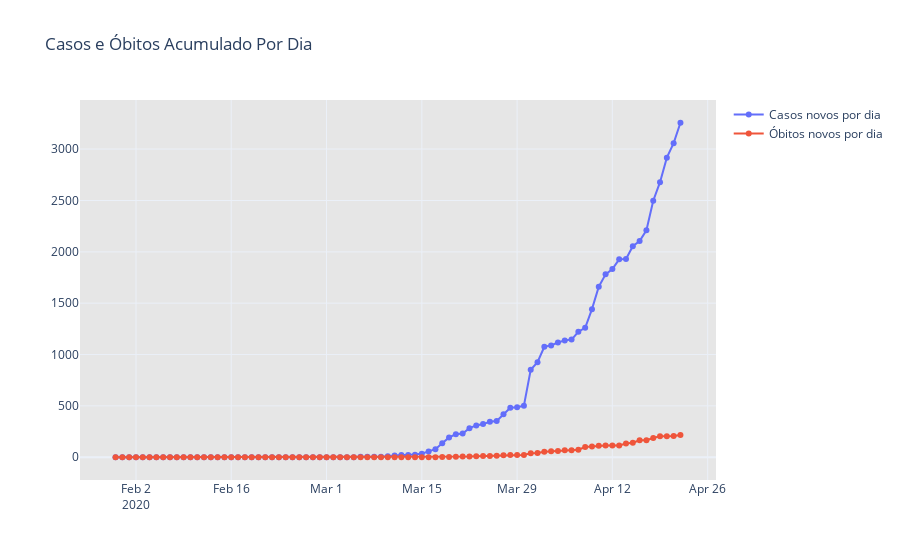

Write notebook code for a chart like this one.
### Code cell
fig = go.Figure(
    [
        go.Scatter(x = dados.data, y = casosNovos['casosNovos'], mode = 'markers+lines', name="Casos novos por dia"),
        go.Scatter(x = dados.data, y = obitosNovos['obitosNovos'], mode = 'markers+lines', name="Óbitos novos por dia"),
       
    ]
)


fig.update_layout(title='Casos e Óbitos Acumulado Por Dia',
                   plot_bgcolor='rgb(230, 230,230)',
                   showlegend=True, template="plotly_white")

fig.show()
plotly.offline.plot(fig, filename='HTML/NovosCasosObitosAcumuladoBrasilDia.html', auto_open=False)

### Figure 1 — Plotly figure (JSON) as saved in the notebook; plotly's stock layout.template omitted (floating-point values rounded to 4 significant figures; data arrays with more than 128 entries replaced by an {"elided": "..."} marker saying what was removed)
{"data": [{"mode": "markers+lines", "name": "Casos novos por dia", "type": "scatter", "x": {"elided": "2268 str values"}, "y": [0, 0, 0, 0, 0, 0, 0, 0, 0, 0, 0, 0, 0, 0, 0, 0, 0, 0, 0, 0, 0, 0, 0, 0, 0, 0, 0, 0, 0, 0, 0, 0, 0, 1, 1, 1, 4, 6, 6, 6, 9, 18, 21, 23, 25, 34, 57, 79, 137, 193, 224, 232, 283, 310, 323, 345, 353, 418, 482, 486, 502, 852, 926, 1076, 1089, 1117, 1138, 1146, 1222, 1261, 1442, 1661, 1781, 1832, 1927, 1930, 2055, 2105, 2210, 2498, 2678, 2917, 3058, 3257]}, {"mode": "markers+lines", "name": "Óbitos novos por dia", "type": "scatter", "x": {"elided": "2268 str values"}, "y": [0, 0, 0, 0, 0, 0, 0, 0, 0, 0, 0, 0, 0, 0, 0, 0, 0, 0, 0, 0, 0, 0, 0, 0, 0, 0, 0, 0, 0, 0, 0, 0, 0, 0, 0, 0, 0, 0, 0, 0, 0, 0, 0, 0, 0, 0, 0, 1, 2, 3, 5, 7, 7, 9, 11, 12, 15, 20, 22, 22, 23, 40, 42, 54, 58, 60, 67, 68, 73, 99, 105, 113, 114, 115, 115, 133, 141, 165, 166, 188, 204, 204, 206, 217]}], "layout": {"plot_bgcolor": "rgb(230, 230,230)", "showlegend": true, "title": {"text": "Casos e Óbitos Acumulado Por Dia"}}}
